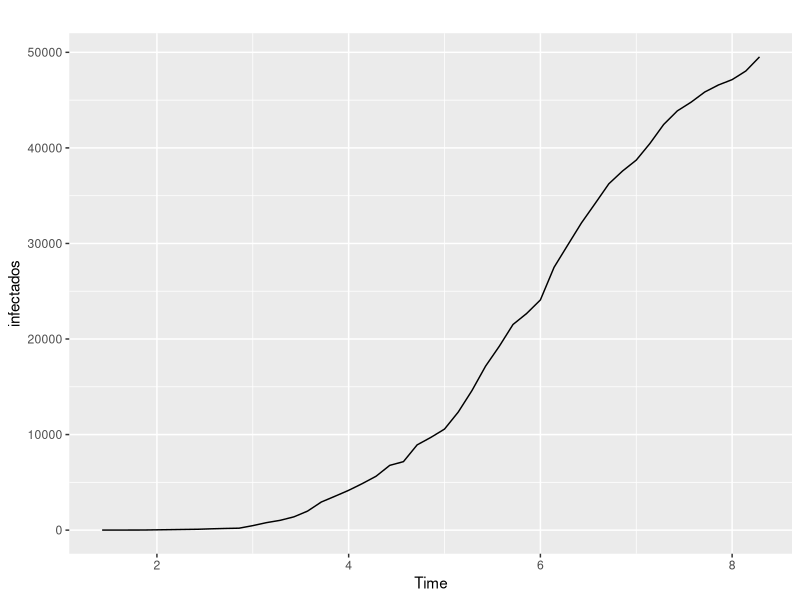
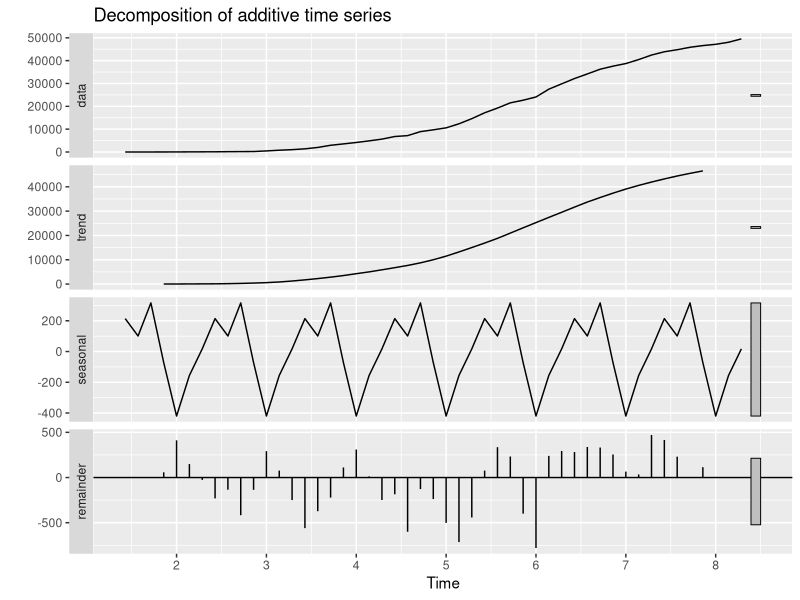
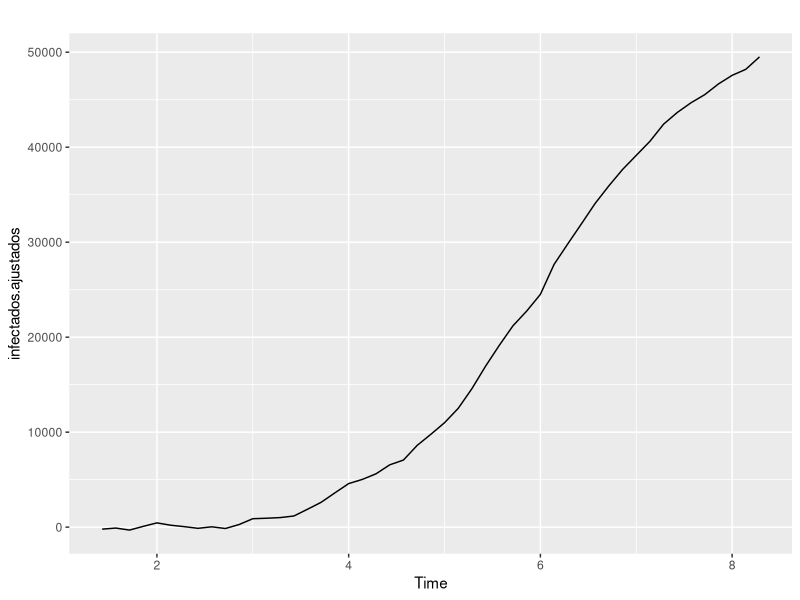
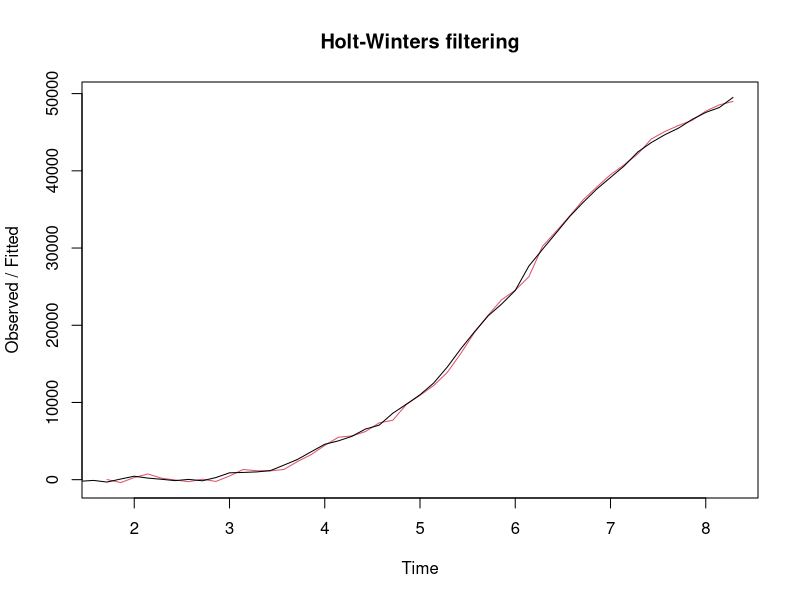
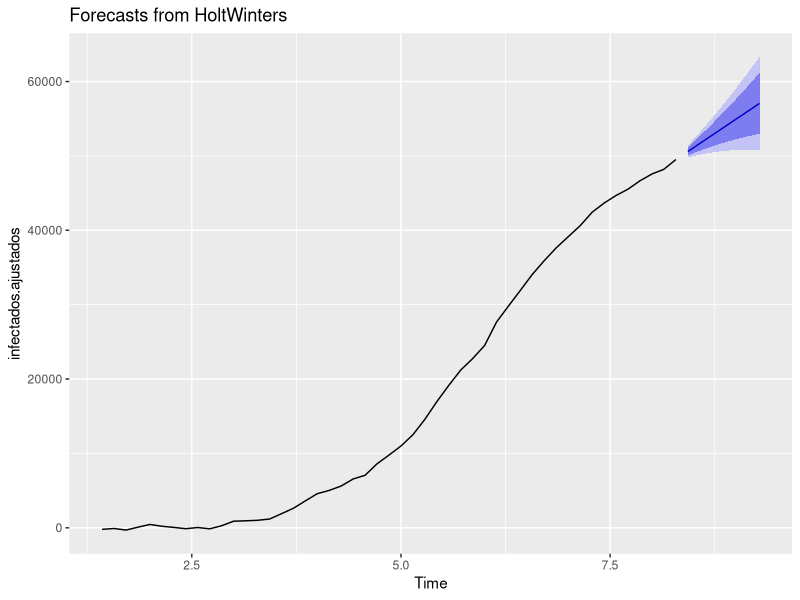
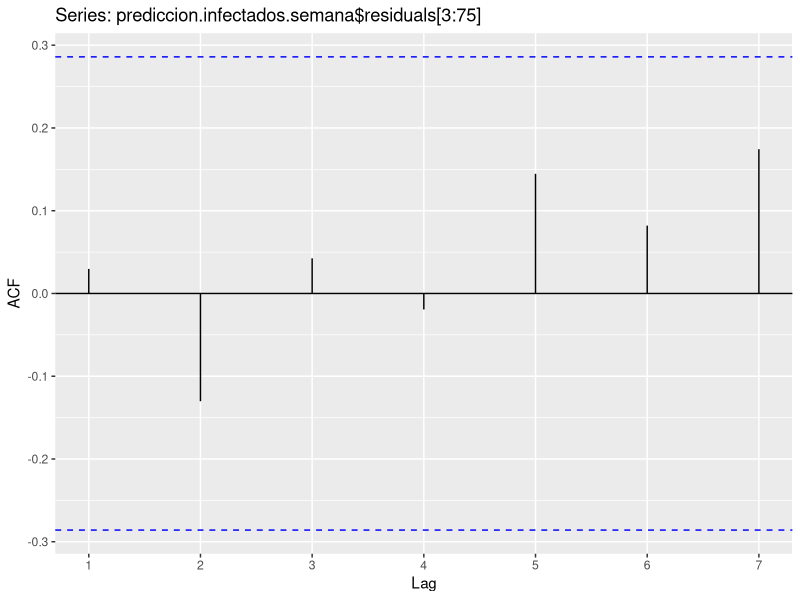

R code for these plots, in order:
## ---- chunk 1
knitr::opts_chunk$set(echo = TRUE)
library(tidyverse) # versión 1.3.2
library(forecast) # versión 8.16
library(magrittr) # versión 2.0.3
## ---- chunk 2
datos = read.csv("data/DatosCCAA.csv")

datos %<>%
  select(fecha, CCAA, total, tipo) %>%
  filter(tipo == "casos") %>%
  filter(CCAA == "Madrid") %>%
  select(total)
## ---- chunk 3
infectados = ts(datos, frequency = 7, start = c(1, 4)) # semana 1 dia 4
autoplot(infectados)
## ---- chunk 4
components = decompose(infectados, type = "additive")

components$seasonal
## ---- chunk 5
autoplot(components)
## ---- chunk 6
infectados.ajustados = infectados - components$seasonal

autoplot(infectados.ajustados)
## ---- chunk 7
# gamma = FALSE porque es doble, no triple
prediccion.infectados = HoltWinters(infectados.ajustados, gamma = FALSE)
alpha = prediccion.infectados$alpha
alpha
beta = prediccion.infectados$beta
beta
## ---- chunk 8
prediccion.infectados$SSE
sqrt(prediccion.infectados$SSE)
## ---- chunk 9
plot(prediccion.infectados)
## ---- chunk 10
prediccion.infectados.semana = forecast:::forecast.HoltWinters(prediccion.infectados, h = 7)
## ---- chunk 11
forecast::autoplot(prediccion.infectados.semana)
## ---- chunk 12
ggAcf(prediccion.infectados.semana$residuals[3:75], lag.max = 7)
## ---- chunk 13
Box.test(prediccion.infectados.semana$residuals,lag = 7, type = "Ljung-Box")
## ---- chunk 14
shapiro.test(prediccion.infectados.semana$residuals)
